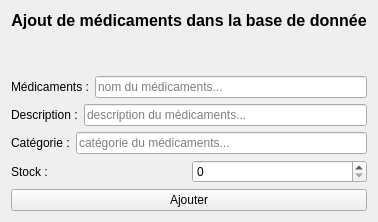
      <widget class="QWidget" name="pageMedicamentsAjouter">
       <layout class="QVBoxLayout" name="verticalLayout_7">
        <item>
         <widget class="QLabel" name="TitreMedicamentsAjouter">
          <property name="font">
           <font>
            <pointsize>12</pointsize>
            <bold>true</bold>
           </font>
          </property>
          <property name="text">
           <string>Ajout de médicaments dans la base de donnée</string>
          </property>
          <property name="alignment">
           <set>Qt::AlignmentFlag::AlignCenter</set>
          </property>
         </widget>
        </item>
        <item>
         <spacer name="verticalSpacer_23">
          <property name="orientation">
           <enum>Qt::Orientation::Vertical</enum>
          </property>
          <property name="sizeHint" stdset="0">
           <size>
            <width>20</width>
            <height>40</height>
           </size>
          </property>
         </spacer>
        </item>
        <item>
         <layout class="QHBoxLayout" name="horizontalLayout">
          <item>
           <widget class="QLabel" name="labelRecherche_2">
            <property name="text">
             <string>Médicaments :</string>
            </property>
            <property name="textInteractionFlags">
             <set>Qt::TextInteractionFlag::NoTextInteraction</set>
            </property>
           </widget>
          </item>
          <item>
           <widget class="QLineEdit" name="MedicamentsNom">
            <property name="text">
             <string/>
            </property>
            <property name="placeholderText">
             <string>nom du médicaments...</string>
            </property>
           </widget>
          </item>
         </layout>
        </item>
        <item>
         <layout class="QHBoxLayout" name="horizontalLayout_2">
          <item>
           <widget class="QLabel" name="labelRecherche_3">
            <property name="text">
             <string>Description :</string>
            </property>
           </widget>
          </item>
          <item>
           <widget class="QLineEdit" name="MedicamentsDescription">
            <property name="text">
             <string/>
            </property>
            <property name="placeholderText">
             <string>description du médicaments...</string>
            </property>
           </widget>
          </item>
         </layout>
        </item>
        <item>
         <layout class="QHBoxLayout" name="horizontalLayout_3">
          <item>
           <widget class="QLabel" name="labelRecherche_4">
            <property name="text">
             <string>Catégorie :</string>
            </property>
           </widget>
          </item>
          <item>
           <widget class="QLineEdit" name="MedicamentsCategorie">
            <property name="text">
             <string/>
            </property>
            <property name="placeholderText">
             <string>catégorie du médicaments...</string>
            </property>
           </widget>
          </item>
         </layout>
        </item>
        <item>
         <layout class="QHBoxLayout" name="horizontalLayout_4">
          <item>
           <widget class="QLabel" name="labelRecherche_9">
            <property name="text">
             <string>Stock :</string>
            </property>
           </widget>
          </item>
          <item>
           <widget class="QSpinBox" name="MedicamentsStock">
            <property name="maximum">
             <number>99999</number>
            </property>
           </widget>
          </item>
         </layout>
        </item>
        <item>
         <widget class="QPushButton" name="MedicamentsAjouter">
          <property name="text">
           <string>Ajouter</string>
          </property>
         </widget>
        </item>
       </layout>
      </widget>
